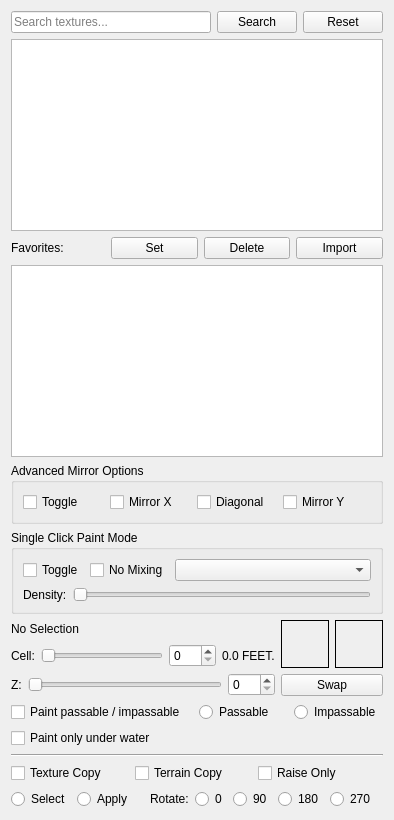
<?xml version="1.0" encoding="UTF-8"?>
<ui version="4.0">
 <class>WBQtTerrainMaterialPanel</class>
 <widget class="QWidget" name="WBQtTerrainMaterialPanel">
  <property name="windowTitle">
   <string>Terrain Material Options</string>
  </property>
  <layout class="QVBoxLayout" name="rootLayout" stretch="0,3,0,0,0,0,0,0,0,0,0,0">
   <item>
    <layout class="QHBoxLayout" name="searchRow" stretch="1,0,0">
     <item>
      <widget class="QLineEdit" name="search">
       <property name="placeholderText">
        <string>Search textures...</string>
       </property>
      </widget>
     </item>
     <item>
      <widget class="QPushButton" name="searchBtn">
       <property name="text">
        <string>Search</string>
       </property>
      </widget>
     </item>
     <item>
      <widget class="QPushButton" name="resetBtn">
       <property name="text">
        <string>Reset</string>
       </property>
      </widget>
     </item>
    </layout>
   </item>
   <item>
    <widget class="QTreeWidget" name="tree">
     <attribute name="headerVisible">
      <bool>false</bool>
     </attribute>
    </widget>
   </item>
   <item>
    <layout class="QHBoxLayout" name="favHeadRow">
     <item>
      <widget class="QLabel" name="favoritesLabel">
       <property name="text">
        <string>Favorites:</string>
       </property>
      </widget>
     </item>
     <item>
      <spacer name="favHeadSpacer">
       <property name="orientation">
        <enum>Qt::Horizontal</enum>
       </property>
      </spacer>
     </item>
     <item>
      <widget class="QPushButton" name="setFavBtn">
       <property name="text">
        <string>Set</string>
       </property>
      </widget>
     </item>
     <item>
      <widget class="QPushButton" name="delFavBtn">
       <property name="text">
        <string>Delete</string>
       </property>
      </widget>
     </item>
     <item>
      <widget class="QPushButton" name="importFavBtn">
       <property name="text">
        <string>Import</string>
       </property>
      </widget>
     </item>
    </layout>
   </item>
   <item>
    <widget class="QTreeWidget" name="favTree">
     <attribute name="headerVisible">
      <bool>false</bool>
     </attribute>
    </widget>
   </item>
   <item>
    <widget class="QGroupBox" name="mirrorBox">
     <property name="title">
      <string>Advanced Mirror Options</string>
     </property>
     <layout class="QHBoxLayout" name="mirrorLay">
      <item>
       <widget class="QCheckBox" name="mirror">
        <property name="text">
         <string>Toggle</string>
        </property>
       </widget>
      </item>
      <item>
       <widget class="QCheckBox" name="mirrorX">
        <property name="text">
         <string>Mirror X</string>
        </property>
       </widget>
      </item>
      <item>
       <widget class="QCheckBox" name="mirrorXY">
        <property name="text">
         <string>Diagonal</string>
        </property>
       </widget>
      </item>
      <item>
       <widget class="QCheckBox" name="mirrorY">
        <property name="text">
         <string>Mirror Y</string>
        </property>
       </widget>
      </item>
      <item>
       <spacer name="mirrorSpacer">
        <property name="orientation">
         <enum>Qt::Horizontal</enum>
        </property>
       </spacer>
      </item>
     </layout>
    </widget>
   </item>
   <item>
    <widget class="QGroupBox" name="patBox">
     <property name="title">
      <string>Single Click Paint Mode</string>
     </property>
     <layout class="QVBoxLayout" name="patLay">
      <item>
       <layout class="QHBoxLayout" name="patRow" stretch="0,0,1">
        <item>
         <widget class="QCheckBox" name="patternPaint">
          <property name="text">
           <string>Toggle</string>
          </property>
         </widget>
        </item>
        <item>
         <widget class="QCheckBox" name="noMixing">
          <property name="text">
           <string>No Mixing</string>
          </property>
          <property name="toolTip">
           <string>Don't auto-blend different texture classes.</string>
          </property>
         </widget>
        </item>
        <item>
         <widget class="QComboBox" name="paintMode"/>
        </item>
       </layout>
      </item>
      <item>
       <layout class="QHBoxLayout" name="densRow" stretch="0,1">
        <item>
         <widget class="QLabel" name="densityLabel">
          <property name="text">
           <string>Density:</string>
          </property>
         </widget>
        </item>
        <item>
         <widget class="QSlider" name="density">
          <property name="orientation">
           <enum>Qt::Horizontal</enum>
          </property>
          <property name="minimum">
           <number>0</number>
          </property>
          <property name="maximum">
           <number>100</number>
          </property>
         </widget>
        </item>
       </layout>
      </item>
     </layout>
    </widget>
   </item>
   <item>
    <layout class="QHBoxLayout" name="midRow" stretch="1,0">
     <item>
      <layout class="QVBoxLayout" name="midLeft">
       <item>
        <widget class="QLabel" name="nameLabel">
         <property name="text">
          <string>No Selection</string>
         </property>
        </widget>
       </item>
       <item>
        <layout class="QHBoxLayout" name="wRow" stretch="0,1,0,0">
         <item>
          <widget class="QLabel" name="cellLabel">
           <property name="text">
            <string>Cell:</string>
           </property>
          </widget>
         </item>
         <item>
          <widget class="QSlider" name="widthSlider">
           <property name="orientation">
            <enum>Qt::Horizontal</enum>
           </property>
          </widget>
         </item>
         <item>
          <widget class="WBQtScrubSpinBox" name="widthSpin">
           <property name="toolTip">
            <string>Drag up/down to scrub, or type a value.</string>
           </property>
           <property name="decimals">
            <number>0</number>
           </property>
           <property name="singleStep">
            <double>1.000000000000000</double>
           </property>
          </widget>
         </item>
         <item>
          <widget class="QLabel" name="widthLabel">
           <property name="text">
            <string>0.0 FEET.</string>
           </property>
          </widget>
         </item>
        </layout>
       </item>
       <item>
        <layout class="QHBoxLayout" name="zRow" stretch="0,1,0">
         <item>
          <widget class="QLabel" name="zLabel">
           <property name="text">
            <string>Z:</string>
           </property>
          </widget>
         </item>
         <item>
          <widget class="QSlider" name="heightSlider">
           <property name="orientation">
            <enum>Qt::Horizontal</enum>
           </property>
          </widget>
         </item>
         <item>
          <widget class="WBQtScrubSpinBox" name="heightSpin">
           <property name="toolTip">
            <string>Drag up/down to scrub, or type a value.</string>
           </property>
           <property name="decimals">
            <number>0</number>
           </property>
           <property name="singleStep">
            <double>1.000000000000000</double>
           </property>
          </widget>
         </item>
        </layout>
       </item>
      </layout>
     </item>
     <item>
      <layout class="QVBoxLayout" name="midRight">
       <item>
        <layout class="QHBoxLayout" name="swatchRow">
         <item>
          <widget class="QLabel" name="fgSwatch">
           <property name="minimumSize">
            <size>
             <width>48</width>
             <height>48</height>
            </size>
           </property>
           <property name="maximumSize">
            <size>
             <width>48</width>
             <height>48</height>
            </size>
           </property>
           <property name="frameShape">
            <enum>QFrame::Box</enum>
           </property>
           <property name="toolTip">
            <string>Foreground texture</string>
           </property>
          </widget>
         </item>
         <item>
          <widget class="QLabel" name="bgSwatch">
           <property name="minimumSize">
            <size>
             <width>48</width>
             <height>48</height>
            </size>
           </property>
           <property name="maximumSize">
            <size>
             <width>48</width>
             <height>48</height>
            </size>
           </property>
           <property name="frameShape">
            <enum>QFrame::Box</enum>
           </property>
           <property name="toolTip">
            <string>Background texture</string>
           </property>
          </widget>
         </item>
        </layout>
       </item>
       <item>
        <widget class="QPushButton" name="swapBtn">
         <property name="text">
          <string>Swap</string>
         </property>
        </widget>
       </item>
      </layout>
     </item>
    </layout>
   </item>
   <item>
    <layout class="QHBoxLayout" name="pathRow">
     <item>
      <widget class="QCheckBox" name="paintPathing">
       <property name="text">
        <string>Paint passable / impassable</string>
       </property>
      </widget>
     </item>
     <item>
      <spacer name="pathSpacer">
       <property name="orientation">
        <enum>Qt::Horizontal</enum>
       </property>
      </spacer>
     </item>
     <item>
      <widget class="QRadioButton" name="passable">
       <property name="text">
        <string>Passable</string>
       </property>
      </widget>
     </item>
     <item>
      <widget class="QRadioButton" name="impassable">
       <property name="text">
        <string>Impassable</string>
       </property>
      </widget>
     </item>
    </layout>
   </item>
   <item>
    <widget class="QCheckBox" name="paintWaterOnly">
     <property name="text">
      <string>Paint only under water</string>
     </property>
     <property name="toolTip">
      <string>Paint only cells inside a water area that lie below its surface, up to the shoreline.</string>
     </property>
    </widget>
   </item>
   <item>
    <widget class="QFrame" name="copySep">
     <property name="frameShape">
      <enum>QFrame::HLine</enum>
     </property>
     <property name="frameShadow">
      <enum>QFrame::Sunken</enum>
     </property>
    </widget>
   </item>
   <item>
    <layout class="QHBoxLayout" name="copyRow">
     <item>
      <widget class="QCheckBox" name="copyTexture">
       <property name="text">
        <string>Texture Copy</string>
       </property>
      </widget>
     </item>
     <item>
      <widget class="QCheckBox" name="copyTerrain">
       <property name="text">
        <string>Terrain Copy</string>
       </property>
      </widget>
     </item>
     <item>
      <widget class="QCheckBox" name="raiseOnly">
       <property name="text">
        <string>Raise Only</string>
       </property>
      </widget>
     </item>
     <item>
      <spacer name="copySpacer">
       <property name="orientation">
        <enum>Qt::Horizontal</enum>
       </property>
      </spacer>
     </item>
    </layout>
   </item>
   <item>
    <layout class="QHBoxLayout" name="saRow">
     <item>
      <widget class="QRadioButton" name="copySelect">
       <property name="text">
        <string>Select</string>
       </property>
      </widget>
     </item>
     <item>
      <widget class="QRadioButton" name="copyApply">
       <property name="text">
        <string>Apply</string>
       </property>
      </widget>
     </item>
     <item>
      <spacer name="saGap">
       <property name="orientation">
        <enum>Qt::Horizontal</enum>
       </property>
       <property name="sizeType">
        <enum>QSizePolicy::Fixed</enum>
       </property>
       <property name="sizeHint" stdset="0">
        <size>
         <width>12</width>
         <height>0</height>
        </size>
       </property>
      </spacer>
     </item>
     <item>
      <widget class="QLabel" name="rotateLabel">
       <property name="text">
        <string>Rotate:</string>
       </property>
      </widget>
     </item>
     <item>
      <widget class="QRadioButton" name="rot0">
       <property name="text">
        <string>0</string>
       </property>
      </widget>
     </item>
     <item>
      <widget class="QRadioButton" name="rot90">
       <property name="text">
        <string>90</string>
       </property>
      </widget>
     </item>
     <item>
      <widget class="QRadioButton" name="rot180">
       <property name="text">
        <string>180</string>
       </property>
      </widget>
     </item>
     <item>
      <widget class="QRadioButton" name="rot270">
       <property name="text">
        <string>270</string>
       </property>
      </widget>
     </item>
     <item>
      <spacer name="saSpacer">
       <property name="orientation">
        <enum>Qt::Horizontal</enum>
       </property>
      </spacer>
     </item>
    </layout>
   </item>
  </layout>
 </widget>
 <customwidgets>
  <customwidget>
   <class>WBQtScrubSpinBox</class>
   <extends>QDoubleSpinBox</extends>
   <header>WBQtScrubSpinBox.h</header>
  </customwidget>
 </customwidgets>
 <resources/>
 <connections/>
</ui>
